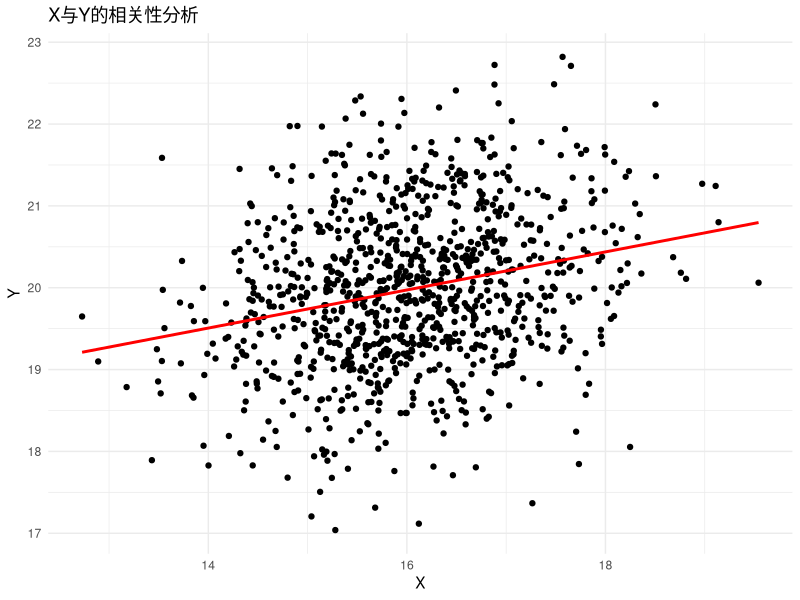
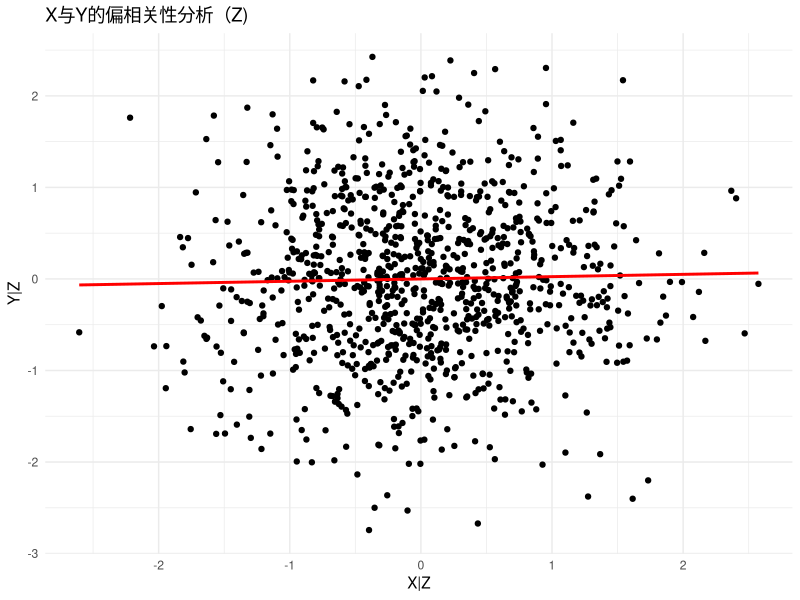
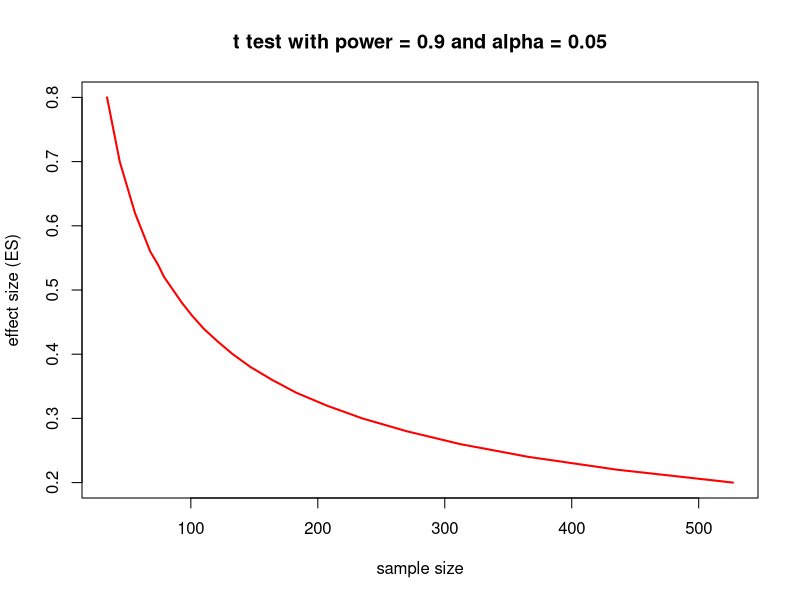

Generate these figures, in order, with R:
## ---- chunk 1

knitr::opts_chunk$set(echo = FALSE, warning = FALSE, message = FALSE)
options(digits = 2)

## ---- chunk 2

# 加载包、设置随机数种子
suppressMessages(library(MASS))
set.seed(123)

# 定义均值向量和协方差矩阵
mu <- c(16, 20, 110)
Sigma <- matrix(c(1, 0.3, 0.6,
                  0.3, 1, 0.4,
                  0.6, 0.4, 1), nrow = 3, ncol = 3)

# 生成多元正态分布的随机样本
dat <- mvrnorm(n = 1000, mu = mu, Sigma = Sigma) |> 
    as.data.frame()
names(dat) <- c("X", "Y", "Z")

## ---- chunk 3

suppressMessages(library(ggplot2))
corXY <- cor.test(dat$X, dat$Y)

print(paste("X与Y的相关系数为：", round(corXY$estimate, digits = 2)))
print(paste("相关性的p值为：", corXY$p.value))

# 绘制X与Y的散点图和拟合线
ggplot(dat, aes(x = X, y = Y)) +
  geom_point() +
  geom_smooth(method = lm, se = FALSE, color = "red") +
  theme_minimal() +
  labs(title = "X与Y的相关性分析", x = "X", y = "Y")

## ---- chunk 4

suppressMessages(library(psych))

# 控制Z下的X与Y的偏相关性
pcor_XY_Z <- partial.r(dat[,c("X","Y","Z")], 1:2, 3)
print(paste("控制Z下，X与Y的偏相关系数为：", 
round(pcor_XY_Z[1, 2], digits = 3)))

## ---- chunk 5

# 残差法
rd.yz <- residuals(lm(Y ~ Z, data = dat))
rd.xz <- residuals(lm(X ~ Z, data = dat))
corXY <- cor.test(rd.yz, rd.xz)
print(paste("X与Y的相关系数为：", 
round(corXY$estimate, digits = 3)))
print(paste("相关性的p值为：", 
round(corXY$p.value, digits = 3)))

## ---- chunk 6

# 绘制X与Y的散点图和拟合线
ggplot(dat, aes(x = rd.xz, y = rd.yz)) +
  geom_point() +
  geom_smooth(method = lm, se = FALSE, color = "red") +
  theme_minimal() +
  labs(title = "X与Y的偏相关性分析（Z)", x = "X|Z", y = "Y|Z")

## ---- chunk 7

library(pwr)
pwr.t.test(d = 0.8, sig.level = 0.05, power = 0.9,
          type = "two.sample", alternative = "two.sided")

## ---- chunk 8

es <- seq(0.2, 0.8, 0.02)
nes <- length(es)
samsize <- NULL
for (i in 1:nes){
  res <- pwr.t.test(d = es[i], sig.level = 0.05, power = 0.9,
          type = "two.sample", alternative = "two.sided")
  samsize[i] <- ceiling(res$n)
}

plot(samsize, es, type = "l", lwd = 2, col = "red",
    ylab = "effect size (ES)", xlab = "sample size",
    main = "t test with power = 0.9 and alpha = 0.05")

## ---- chunk 9

pwr.f2.test(u = 3, f2 = 0.1, sig.level = 0.05, power = 0.9)
